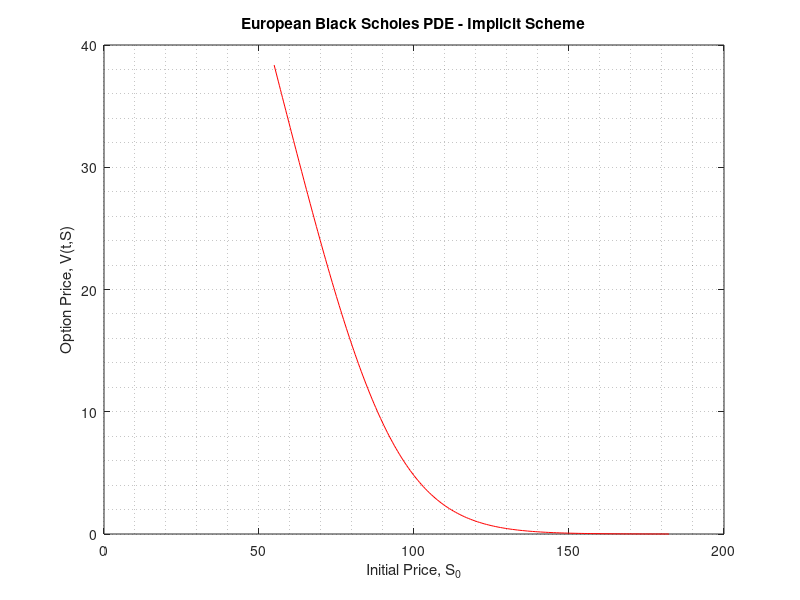

MATLAB code to generate this figure:
clear vars
%Option parameters%
sigma=0.2;
r=0.07;
K=100;
T=1;
q=2*r/sigma^2;

%Numerical parameters%
M=1000;
N=200;
dt=sigma^2*T/2/M;
dx=6*sigma*sqrt(T)/N;
lambda=dt/dx^2;

%Creating the x-axis with limits
x=zeros(1,N+1);
for n=1:N+1    
    x(n)=-3*sigma*sqrt(T)+(n-1)*dx;
end

%Solving for u(0,x)
u=zeros(1,N+1);
for n=1:N+1    
    u(n)=max(exp((q+1)/2*x(n))-exp((q-1)/2*x(n)),0);
end

%Solving for u(t + dt)
for m=2:M+1    
    w=zeros(1,N+1); 
    %Boundary conditions
    w(1)=0;    
    w(N+1)=exp((q+1)*x(N+1)/2+(q+1)^2*(m-1)*dt/4)-exp((q-1)*x(N+1)/2+(q-1)^2*(m-1)*dt/4);    
    alpha=(1+2*lambda)*ones(1,N-1);    
    b=zeros(1,N-1);    
    b(1)=lambda*w(1);
    b(N-1)=lambda*w(N+1);    
    b=b+u(2:N); 
    %Create diagonal matrix
    for n=2:N-1        
        alpha(n)=alpha(n)-lambda^2/alpha(n-1);% alpha hat        
        b(n)=b(n)+lambda*b(n-1)/alpha(n-1);% b hat    
    end
    w(N)=b(N-1)/alpha(N-1);    
    for n=N-2:-1:1        
        w(n+1)=(b(n)+lambda*w(n+2))/alpha(n);    
    end
    u=w;
end

S=zeros(1,N+1);
V=zeros(1,N+1);
for n=1:N+1    
    S(n)=K*exp(x(n));    
    V(n)=u(n)*K*exp(-(q-1)/2*x(n)-(q+1)^2/4*sigma^2*T/2) - (S(n) - K*exp(-r*T));
end

figure(1)
plot(S,V,'-r')
grid minor
title('European Black Scholes PDE - Implicit Scheme')
xlabel('Initial Price, S_0')
ylabel('Option Price, V(t,S)')
saveas(gcf,'Eu_Put_Implicit','png')